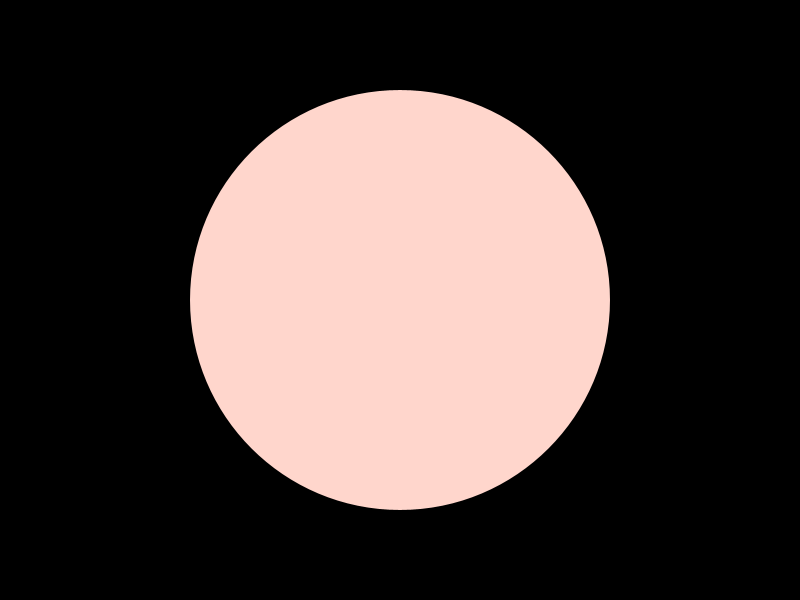
Frame 1 (no input)
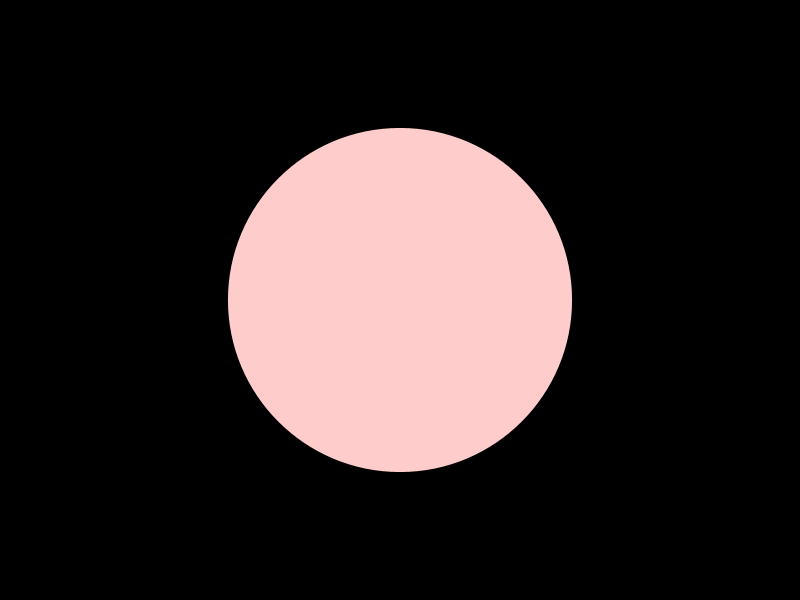
Frame 60 (the mouse pressed at the canvas centre just before this capture)
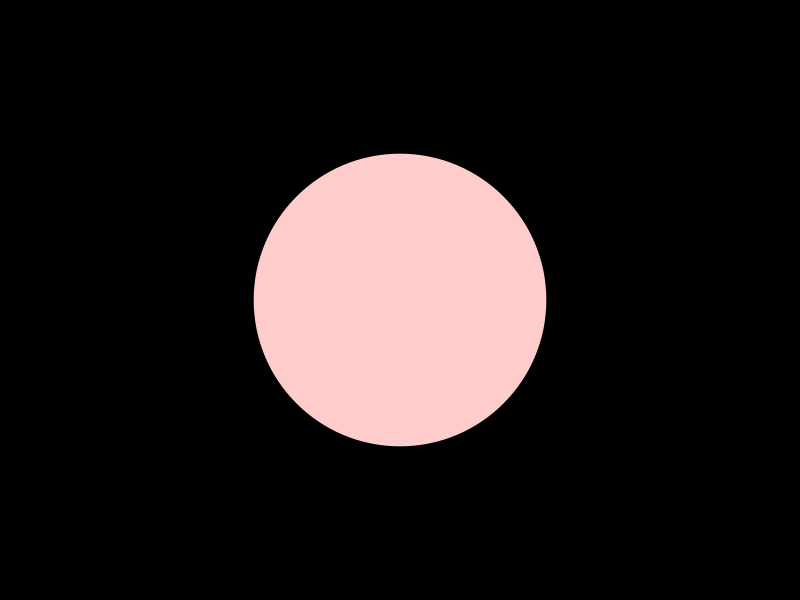
Frame 120 (the mouse held since frame 60 and released just before this capture)

The Processing sketch that drew these frames (run headless with seeded random() and noise(); from frame 60 on, the mouse is pressed at the canvas centre):

// Processing sketch: chapter07
// ── chapter07.pde
float diameter;
float hue;

void setup() {
  size(800, 600);
  frameRate(60);
  colorMode(HSB, 360, 100, 100, 100);
  noStroke();
}

void draw() {
  background(0);
  
  // sin()でアニメーションの変化をつける
  diameter = 400 + sin(frameCount * 0.1) * 200;
  hue = sin(frameCount * 0.1) * 120;
  
  fill(hue, 20, 100);
  
  ellipse(width/2, height/2, diameter, diameter);
}
